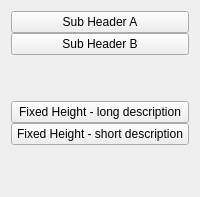
     <widget class="QWidget" name="tab_13">
      <attribute name="title">
       <string>Command Links</string>
      </attribute>
      <layout class="QVBoxLayout" name="verticalLayout_20">
       <item>
        <layout class="QVBoxLayout" name="verticalLayout_18" stretch="1,1,0">
         <property name="spacing">
          <number>0</number>
         </property>
         <item>
          <widget class="Origin::UIToolkit::OriginCommandLink" name="originCommandLink">
           <property name="text">
            <string>Sub Header A</string>
           </property>
           <property name="description" stdset="0">
            <string>Lorem ipsum dolor sit amet, consectetur adipiscing elit. Praesent mollis pellentesque nunc, eget faucibus lorem imperdiet in.</string>
           </property>
           <property name="fixedHeight" stdset="0">
            <bool>false</bool>
           </property>
          </widget>
         </item>
         <item>
          <widget class="Origin::UIToolkit::OriginCommandLink" name="originCommandLink_2">
           <property name="text">
            <string>Sub Header B</string>
           </property>
           <property name="description" stdset="0">
            <string>Lorem ipsum dolor sit amet, consectetur adipiscing elit. Praesent mollis pellentesque nunc, eget faucibus lorem imperdiet in.</string>
           </property>
           <property name="fixedHeight" stdset="0">
            <bool>false</bool>
           </property>
          </widget>
         </item>
         <item>
          <spacer name="verticalSpacer_9">
           <property name="orientation">
            <enum>Qt::Vertical</enum>
           </property>
           <property name="sizeHint" stdset="0">
            <size>
             <width>20</width>
             <height>40</height>
            </size>
           </property>
          </spacer>
         </item>
        </layout>
       </item>
       <item>
        <layout class="QVBoxLayout" name="verticalLayout_19" stretch="1,1,0">
         <property name="spacing">
          <number>0</number>
         </property>
         <item>
          <widget class="Origin::UIToolkit::OriginCommandLink" name="originCommandLink_3">
           <property name="text">
            <string>Fixed Height - long description</string>
           </property>
           <property name="description" stdset="0">
            <string>Lorem ipsum dolor sit amet, consectetur adipiscing elit. Praesent porttitor neque ac ante vehicula id sodales tellus consectetur. Cum sociis natoque penatibus et magnis dis parturient montes, nascetur ridiculus mus. Cras nisl augue, gravida in tempus nec, scelerisque et odio. Vestibulum non neque urna.</string>
           </property>
           <property name="fixedHeight" stdset="0">
            <bool>true</bool>
           </property>
          </widget>
         </item>
         <item>
          <widget class="Origin::UIToolkit::OriginCommandLink" name="originCommandLink_4">
           <property name="text">
            <string>Fixed Height - short description</string>
           </property>
           <property name="description" stdset="0">
            <string>Lorem ipsum.</string>
           </property>
           <property name="fixedHeight" stdset="0">
            <bool>true</bool>
           </property>
          </widget>
         </item>
         <item>
          <spacer name="verticalSpacer_10">
           <property name="orientation">
            <enum>Qt::Vertical</enum>
           </property>
           <property name="sizeHint" stdset="0">
            <size>
             <width>20</width>
             <height>40</height>
            </size>
           </property>
          </spacer>
         </item>
        </layout>
       </item>
       <item>
        <spacer name="verticalSpacer_11">
         <property name="orientation">
          <enum>Qt::Vertical</enum>
         </property>
         <property name="sizeHint" stdset="0">
          <size>
           <width>20</width>
           <height>1</height>
          </size>
         </property>
        </spacer>
       </item>
      </layout>
     </widget>
